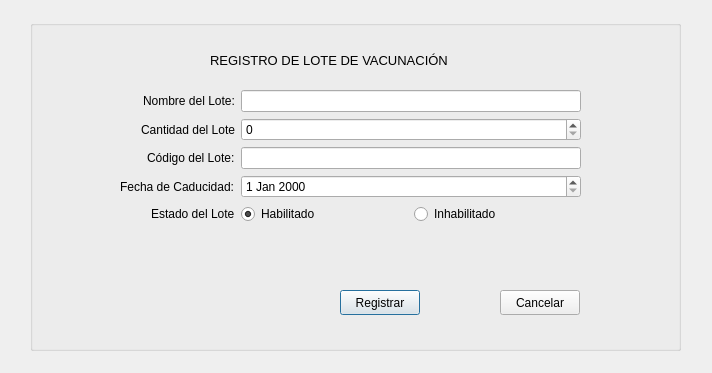
<?xml version="1.0" encoding="UTF-8"?>
<ui version="4.0">
 <class>registrarLoteGUI</class>
 <widget class="QDialog" name="registrarLoteGUI">
  <property name="geometry">
   <rect>
    <x>0</x>
    <y>0</y>
    <width>712</width>
    <height>373</height>
   </rect>
  </property>
  <property name="windowTitle">
   <string>Registro de Lote</string>
  </property>
  <widget class="QGroupBox" name="groupBox">
   <property name="geometry">
    <rect>
     <x>30</x>
     <y>20</y>
     <width>651</width>
     <height>331</height>
    </rect>
   </property>
   <property name="title">
    <string/>
   </property>
   <widget class="QWidget" name="formLayoutWidget">
    <property name="geometry">
     <rect>
      <x>90</x>
      <y>70</y>
      <width>461</width>
      <height>171</height>
     </rect>
    </property>
    <layout class="QFormLayout" name="formLayout">
     <property name="labelAlignment">
      <set>Qt::AlignRight|Qt::AlignTrailing|Qt::AlignVCenter</set>
     </property>
     <item row="0" column="0">
      <widget class="QLabel" name="label">
       <property name="text">
        <string>Nombre del Lote:</string>
       </property>
      </widget>
     </item>
     <item row="0" column="1">
      <widget class="QLineEdit" name="txtNombreLote"/>
     </item>
     <item row="1" column="0">
      <widget class="QLabel" name="label_3">
       <property name="text">
        <string>Cantidad del Lote</string>
       </property>
      </widget>
     </item>
     <item row="1" column="1">
      <widget class="QSpinBox" name="spinBoxCantidadLote">
       <property name="singleStep">
        <number>10</number>
       </property>
      </widget>
     </item>
     <item row="2" column="0">
      <widget class="QLabel" name="label_4">
       <property name="text">
        <string>Código del Lote:</string>
       </property>
      </widget>
     </item>
     <item row="2" column="1">
      <layout class="QHBoxLayout" name="horizontalLayout">
       <item>
        <widget class="QLineEdit" name="txtCodigoLote"/>
       </item>
      </layout>
     </item>
     <item row="3" column="0">
      <widget class="QLabel" name="label_5">
       <property name="text">
        <string>Fecha de Caducidad:</string>
       </property>
      </widget>
     </item>
     <item row="3" column="1">
      <widget class="QDateEdit" name="fechaCaducidad"/>
     </item>
     <item row="4" column="0">
      <widget class="QLabel" name="label_6">
       <property name="text">
        <string>Estado del Lote</string>
       </property>
      </widget>
     </item>
     <item row="4" column="1">
      <layout class="QHBoxLayout" name="horizontalLayout_2">
       <item>
        <widget class="QRadioButton" name="cmdHabilitadoLote">
         <property name="text">
          <string>Habilitado</string>
         </property>
         <property name="checked">
          <bool>true</bool>
         </property>
        </widget>
       </item>
       <item>
        <widget class="QRadioButton" name="cmdInhabilitadoLote">
         <property name="text">
          <string>Inhabilitado</string>
         </property>
        </widget>
       </item>
      </layout>
     </item>
    </layout>
   </widget>
   <widget class="QLabel" name="label_2">
    <property name="geometry">
     <rect>
      <x>180</x>
      <y>10</y>
      <width>291</width>
      <height>61</height>
     </rect>
    </property>
    <property name="font">
     <font>
      <pointsize>10</pointsize>
     </font>
    </property>
    <property name="text">
     <string>REGISTRO DE LOTE DE VACUNACIÓN</string>
    </property>
   </widget>
   <widget class="QPushButton" name="cmdRegistrarLote">
    <property name="geometry">
     <rect>
      <x>310</x>
      <y>270</y>
      <width>80</width>
      <height>25</height>
     </rect>
    </property>
    <property name="text">
     <string>Registrar</string>
    </property>
   </widget>
   <widget class="QPushButton" name="cmdCancelarLote">
    <property name="geometry">
     <rect>
      <x>470</x>
      <y>270</y>
      <width>80</width>
      <height>25</height>
     </rect>
    </property>
    <property name="text">
     <string>Cancelar</string>
    </property>
   </widget>
  </widget>
 </widget>
 <tabstops>
  <tabstop>txtNombreLote</tabstop>
  <tabstop>spinBoxCantidadLote</tabstop>
  <tabstop>txtCodigoLote</tabstop>
  <tabstop>fechaCaducidad</tabstop>
  <tabstop>cmdHabilitadoLote</tabstop>
  <tabstop>cmdInhabilitadoLote</tabstop>
  <tabstop>cmdRegistrarLote</tabstop>
  <tabstop>cmdCancelarLote</tabstop>
 </tabstops>
 <resources/>
 <connections/>
</ui>
